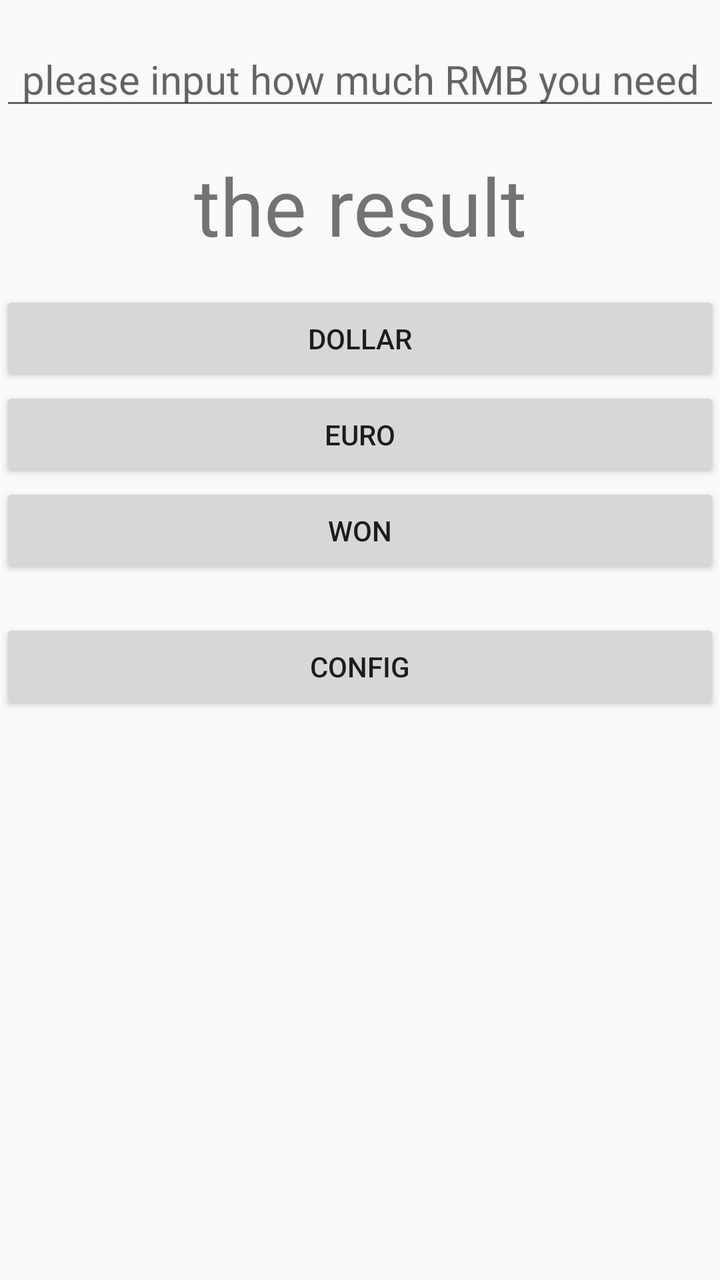
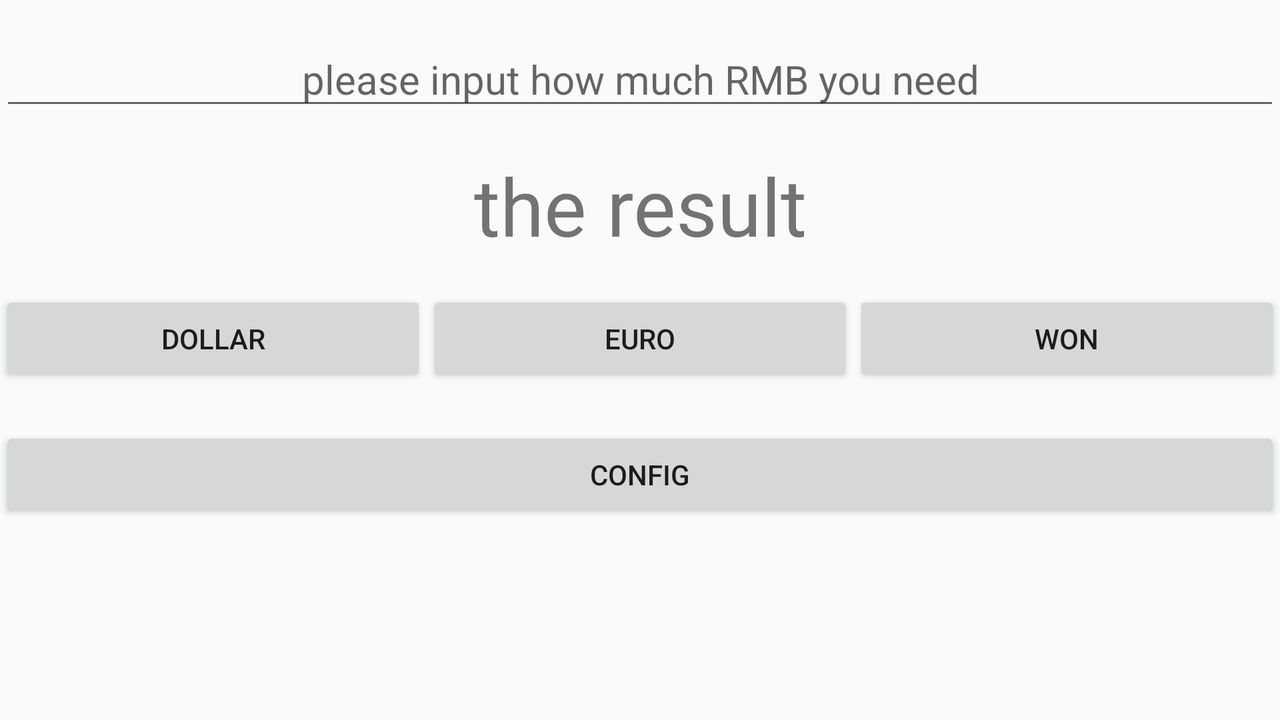

Compare how this app lays out the same screen by default and in its alternative resource folder. The renders come first, then the two layout files and the values they reference.
<!-- AndroidManifest.xml: application theme AppTheme -->
<!-- res/layout/activity_rmb.xml -->
<?xml version="1.0" encoding="utf-8"?>
<LinearLayout xmlns:android="http://schemas.android.com/apk/res/android"
    android:layout_width="match_parent"
    android:layout_height="match_parent"
    android:orientation="vertical">


    <EditText
        android:id="@+id/rmb"
        android:layout_width="match_parent"
        android:layout_height="wrap_content"
        android:layout_marginTop="16dp"
        android:ems="10"
        android:hint="please input how much RMB you need"
        android:inputType="numberDecimal"
        android:textAlignment="center"
        android:textSize="20dp" />

    <TextView
        android:id="@+id/result"
        android:layout_width="match_parent"
        android:layout_height="wrap_content"
        android:layout_marginBottom="16dp"
        android:layout_marginTop="16dp"
        android:text="the result"
        android:textAlignment="center"
        android:textSize="40dp" />


    <Button

        android:id="@+id/dollar"
        android:layout_width="match_parent"
        android:layout_height="wrap_content"
        android:onClick="onclick"
        android:text="DOLLAR" />

    <Button

        android:id="@+id/euro"
        android:layout_width="match_parent"
        android:layout_height="wrap_content"
        android:onClick="onclick"
        android:text="EURO" />

    <Button

        android:id="@+id/won"
        android:layout_width="match_parent"
        android:layout_height="wrap_content"
        android:onClick="getWon"
        android:text="WON" />

    <Button
        android:id="@+id/config"
        android:layout_width="match_parent"
        android:layout_height="wrap_content"
        android:layout_marginTop="20dp"
        android:onClick="openOne"
        android:text="config" />
</LinearLayout>
<!-- resources referenced by this layout -->
<resources>
  <style name="AppTheme" parent="Theme.AppCompat.Light.DarkActionBar">
          
          
          <item name="colorPrimary">@android:color/holo_orange_light</item>
          
          <item name="colorPrimaryDark">@android:color/darker_gray</item>
          <item name="colorAccent">@color/colorAccent</item>
          
      </style>
</resources>
<!-- res/layout-land/activity_rmb.xml (the repository's variant of the layout above) -->
<!-- drawn on the phone turned sideways -->
<?xml version="1.0" encoding="utf-8"?>
<LinearLayout xmlns:android="http://schemas.android.com/apk/res/android"
    android:layout_width="match_parent"
    android:layout_height="match_parent"
    android:orientation="vertical">


    <EditText
        android:id="@+id/rmb"
        android:layout_width="match_parent"
        android:layout_height="wrap_content"
        android:hint="please input how much RMB you need"
        android:ems="10"
        android:textSize="20dp"
        android:layout_marginTop="16dp"
        android:inputType="numberDecimal"
        android:textAlignment="center"/>

    <TextView
        android:id="@+id/result"
        android:layout_width="match_parent"
        android:layout_height="wrap_content"
        android:text="the result"
        android:textSize="40dp"
        android:layout_marginTop="16dp"
        android:layout_marginBottom="16dp"
        android:textAlignment="center"/>
    <LinearLayout
        android:layout_width="match_parent"
        android:layout_height="wrap_content"
        android:orientation="horizontal">

        <Button

            android:id="@+id/dollar"
            android:layout_width="wrap_content"
            android:layout_height="wrap_content"
            android:layout_weight="1"
            android:text="DOLLAR"
            android:onClick="onclick"/>

        <Button

            android:id="@+id/euro"
            android:layout_width="wrap_content"
            android:layout_height="wrap_content"
            android:layout_weight="1"
            android:text="EURO"
            android:onClick="onclick"/>

        <Button

            android:id="@+id/won"
            android:layout_width="wrap_content"
            android:layout_height="wrap_content"
            android:layout_weight="1"
            android:text="WON"
            android:onClick="getWon"/>

    </LinearLayout>




    <Button
        android:id="@+id/config"
        android:layout_width="match_parent"
        android:layout_height="wrap_content"
        android:text="config"
        android:onClick="openOne"
        android:layout_marginTop="20dp"
        />
</LinearLayout>
